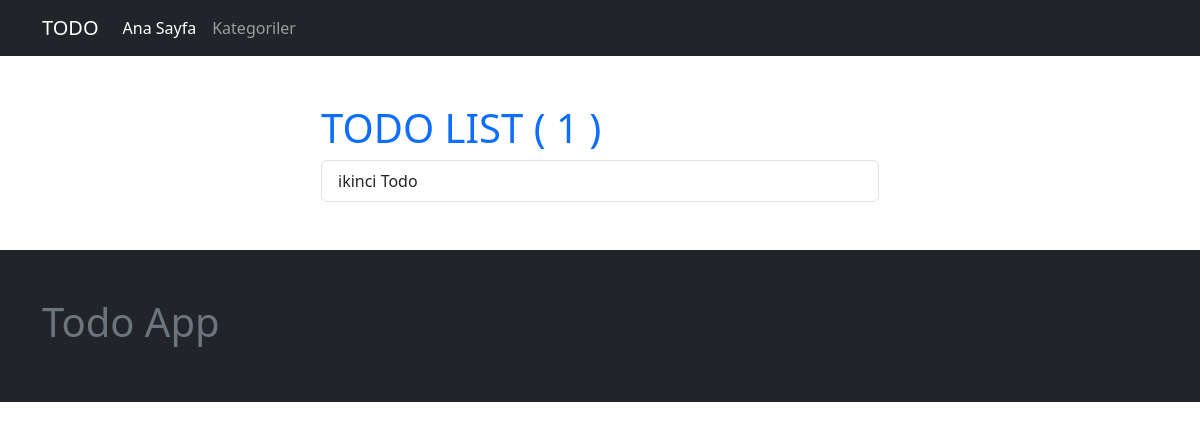
/, run on an earlier commit of the app's database.
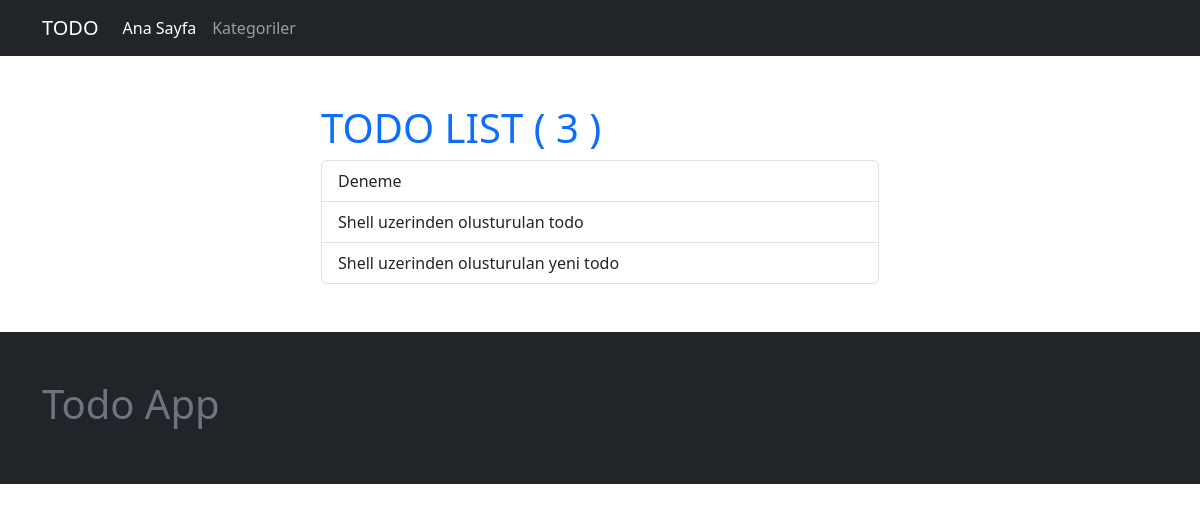
And on a later commit of the database.
### todo/models.py (models this page shows, shortened)
class Todo(models.Model):
    category = models.ForeignKey(category, on_delete=models.SET_NULL, null=True)
    title = models.CharField(max_length=200)
    content = models.TextField(blank=True, null=True)
    is_active = models.BooleanField(default=False)
    created_at = models.DateTimeField(auto_now_add=True)
    updated_at = models.DateTimeField(auto_now=True)

### todo/views.py (the view)
# urls.py: path('', home_view),
def home_view(request):
    todos = Todo.objects.filter(
        is_active = True,
    )
    context = dict(
        todos = todos
    )
    return render(request, 'todo/todo_list.html', context)

### todo/templates/todo/todo_list.html
{% extends 'core/base.html' %}
{% block container %}
<div class="col-sm-6 offset-sm-3">
    <h1 class="text-primary">TODO LIST ( {{ todos.count }} )</h1>
    <div class="list-group">
        {% for todo in todos %}
        <a href="{% url 'todo_detail' id=todo.pk %}" class="list-group-item list-group-item-action">{{ todo.title }}</a>
        {% endfor %}
    </div>
</div>
{% endblock container %}

What changed in the data, as far as the page shows it:
no longer on this page (row edited): Todo: title "ikinci Todo"
now on this page (row edited): Todo: title "Deneme"
added Todo: title "Shell uzerinden olusturulan todo"
added Todo: title "Shell uzerinden olusturulan yeni todo"
Also different on the page:
{{ todos.count }}: "1" → "3"
